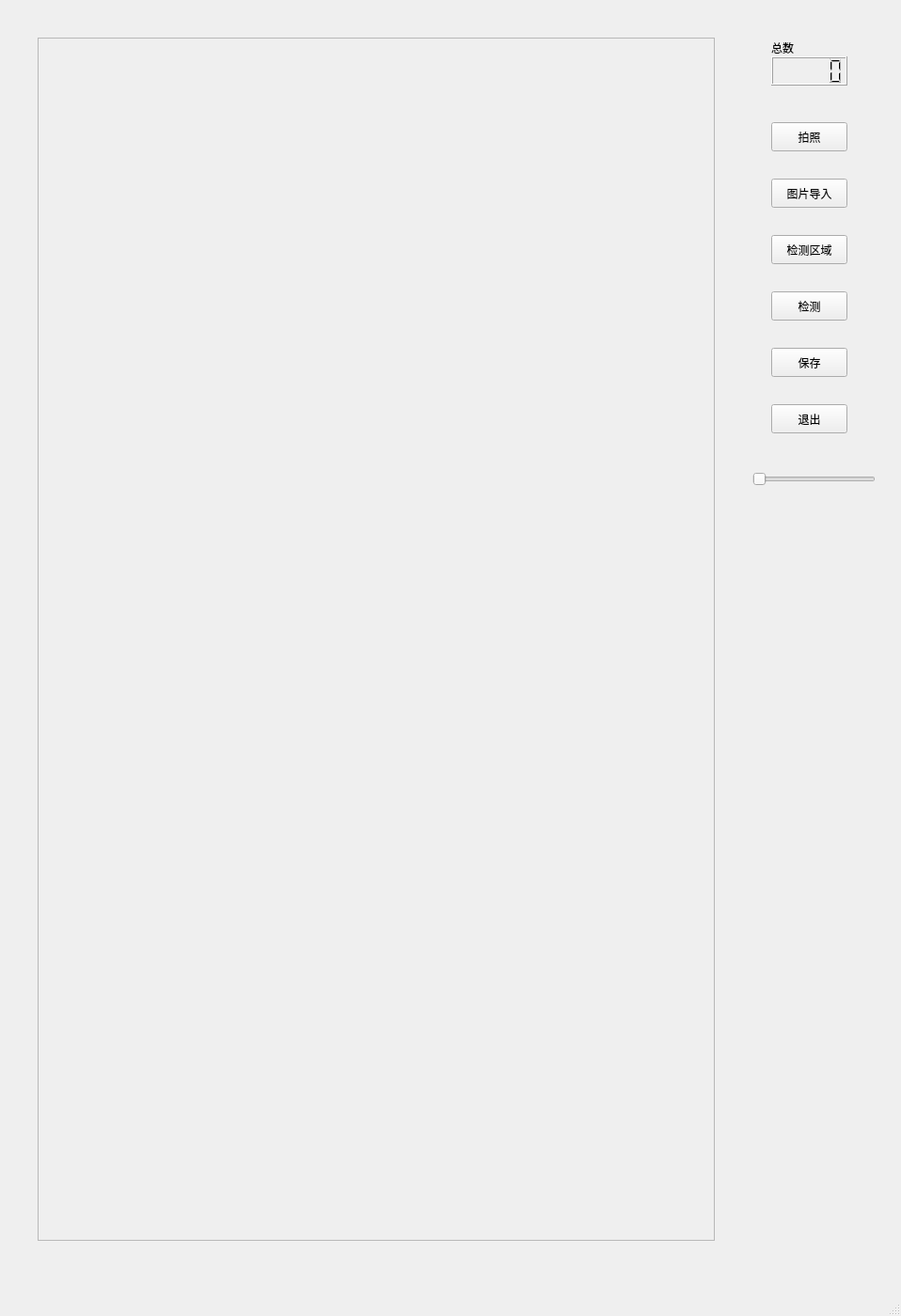
<?xml version="1.0" encoding="UTF-8"?>
<ui version="4.0">
 <class>MainWindow</class>
 <widget class="QMainWindow" name="MainWindow">
  <property name="geometry">
   <rect>
    <x>0</x>
    <y>0</y>
    <width>958</width>
    <height>1400</height>
   </rect>
  </property>
  <property name="windowTitle">
   <string>MainWindow</string>
  </property>
  <widget class="QWidget" name="centralwidget">
   <widget class="QPushButton" name="Button_detect">
    <property name="geometry">
     <rect>
      <x>820</x>
      <y>310</y>
      <width>81</width>
      <height>31</height>
     </rect>
    </property>
    <property name="text">
     <string>检测</string>
    </property>
   </widget>
   <widget class="QPushButton" name="Button_exit">
    <property name="geometry">
     <rect>
      <x>820</x>
      <y>430</y>
      <width>81</width>
      <height>31</height>
     </rect>
    </property>
    <property name="text">
     <string>退出</string>
    </property>
   </widget>
   <widget class="QSlider" name="arg_Slider">
    <property name="geometry">
     <rect>
      <x>800</x>
      <y>500</y>
      <width>131</width>
      <height>20</height>
     </rect>
    </property>
    <property name="orientation">
     <enum>Qt::Horizontal</enum>
    </property>
   </widget>
   <widget class="QToolButton" name="toolButton_imgcut">
    <property name="geometry">
     <rect>
      <x>820</x>
      <y>250</y>
      <width>81</width>
      <height>31</height>
     </rect>
    </property>
    <property name="text">
     <string>检测区域</string>
    </property>
   </widget>
   <widget class="QPushButton" name="Button_save">
    <property name="geometry">
     <rect>
      <x>820</x>
      <y>370</y>
      <width>81</width>
      <height>31</height>
     </rect>
    </property>
    <property name="text">
     <string>保存</string>
    </property>
   </widget>
   <widget class="QLCDNumber" name="lcdNumber_result">
    <property name="geometry">
     <rect>
      <x>820</x>
      <y>60</y>
      <width>81</width>
      <height>31</height>
     </rect>
    </property>
   </widget>
   <widget class="QLabel" name="label_result">
    <property name="geometry">
     <rect>
      <x>820</x>
      <y>40</y>
      <width>71</width>
      <height>21</height>
     </rect>
    </property>
    <property name="text">
     <string>总数</string>
    </property>
   </widget>
   <widget class="QPushButton" name="Button_imginput">
    <property name="geometry">
     <rect>
      <x>820</x>
      <y>190</y>
      <width>81</width>
      <height>31</height>
     </rect>
    </property>
    <property name="text">
     <string>图片导入</string>
    </property>
   </widget>
   <widget class="QPushButton" name="pushButton_5">
    <property name="geometry">
     <rect>
      <x>820</x>
      <y>130</y>
      <width>81</width>
      <height>31</height>
     </rect>
    </property>
    <property name="text">
     <string>拍照</string>
    </property>
   </widget>
   <widget class="QLabel" name="label_show">
    <property name="geometry">
     <rect>
      <x>40</x>
      <y>40</y>
      <width>720</width>
      <height>1280</height>
     </rect>
    </property>
    <property name="text">
     <string>TextLabel</string>
    </property>
   </widget>
   <widget class="QScrollArea" name="scrollArea">
    <property name="geometry">
     <rect>
      <x>40</x>
      <y>40</y>
      <width>720</width>
      <height>1280</height>
     </rect>
    </property>
    <property name="widgetResizable">
     <bool>true</bool>
    </property>
    <widget class="QWidget" name="scrollAreaWidgetContents">
     <property name="geometry">
      <rect>
       <x>0</x>
       <y>0</y>
       <width>718</width>
       <height>1278</height>
      </rect>
     </property>
    </widget>
   </widget>
   <zorder>label_show</zorder>
   <zorder>Button_detect</zorder>
   <zorder>Button_exit</zorder>
   <zorder>arg_Slider</zorder>
   <zorder>toolButton_imgcut</zorder>
   <zorder>Button_save</zorder>
   <zorder>lcdNumber_result</zorder>
   <zorder>label_result</zorder>
   <zorder>Button_imginput</zorder>
   <zorder>pushButton_5</zorder>
   <zorder>scrollArea</zorder>
  </widget>
  <widget class="QStatusBar" name="statusbar"/>
 </widget>
 <resources/>
 <connections/>
</ui>
